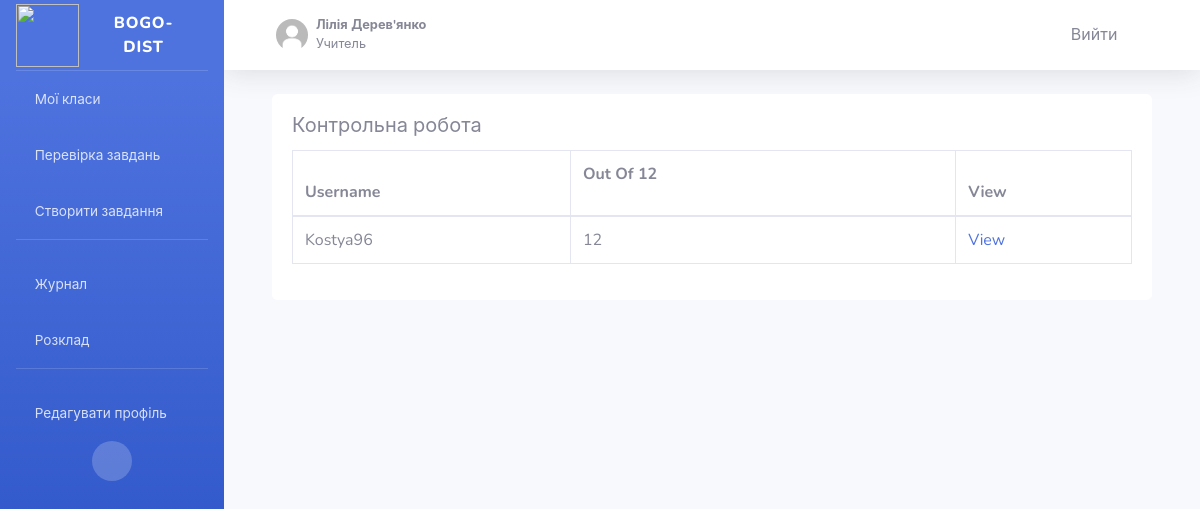
Page /assignments/5/view-grades/ (signed in) on the committed database.
### users/models.py (models this page shows, shortened)
class Profile(models.Model):
    user = models.OneToOneField(User, on_delete=models.CASCADE)
    image = models.ImageField(default='users/profile_pics/default.jpg', upload_to='users/profile_pics/')
    def is_teacher(self):
        return self.user.groups.filter(id=1).exists()

### posts/models.py (models this page shows, shortened)
class Assignment(models.Model):
    title = models.CharField(max_length=250)
    description = models.TextField()
    created_by = models.ForeignKey(User, on_delete=models.CASCADE)
    created_at = models.DateTimeField(default=timezone.now)
    topic = models.ForeignKey(Topic, on_delete=models.CASCADE)
    due_date = models.DateTimeField()
    marks = models.IntegerField(default=12)

class SubmittedAssignment(models.Model):
    assignment = models.ForeignKey(Assignment, on_delete = models.CASCADE)
    user = models.ForeignKey(User, on_delete=models.CASCADE)
    turned_in = models.BooleanField(default = False)
    grade = models.IntegerField(default=0)
    is_reviewed = models.BooleanField(default=False)

### assignments/views.py (the view)
# urls.py: path('<int:pk>/view-grades/', views.view_grades, name='view_grades'),
@login_required
def view_grades(request,pk):
    assignment = get_object_or_404(Assignment,pk=pk)
    submitted_assignments = assignment.submittedassignment_set.all()
    context = {
        'submitted_assignments':submitted_assignments,
        'assignment':assignment,
    }
    return render(request, 'assignments/view_grades.html', context)

### assignments/templates/assignments/view_grades.html (shortened to what this page needs)
{% extends 'base.html' %}
{% load static %}
{% load widget_tweaks %}
{% load crispy_forms_tags %}
{% block content %}
<div class="card  bg-white border-0">
    <div class="card-body">
        <h5 class="card-title">{{ assignment.title }}</h5>
        <div class="table-responsive">
        <table class="table table-bordered" id="dataTable" width="100%" cellspacing="0">
            <thead>
            <tr>
                <th>Username</th>
                <th>
                        Out Of {{ assignment.marks }}
                        <a class="btn btn-circle float-right" href="#" role="button" id="dropdownMenuLink" data-toggle="dropdown" aria-haspopup="true" aria-expanded="false">
                            <i class="fas fa-ellipsis-v fa-sm fa-fw text-dark"></i>
                        </a>
                </th>
                <th>
                    View
                </th>
            </tr>
            </thead>
            <tbody>
                {% for submitted_assignment in submitted_assignments %}
                <tr>
                    <td>{{ submitted_assignment.user.username }}</td>
                    <td>
                        {% if submitted_assignment.is_reviewed %}
                            {{ submitted_assignment.grade }}
                        {% else %}
                            Ungraded
                        {% endif %}
                        </td>
                    <td><a class="stretched-link" href="{% url 'assignments:grade' submitted_assignment.pk %}">View</a></td>
                </tr>
                {% endfor %}
            </tbody>
        </table>
        </div>
    </div>
</div>
{% endblock content %}

### core/templates/partials/_topbar.html (shortened to what this page needs)
<nav class="navbar navbar-expand navbar-light bg-white topbar mb-4 static-top shadow">
    <ul class="navbar-nav pl-4">
        <li class="nav-item dropdown no-arrow">
            <a class="nav-link dropdown-toggle" href="#" id="userDropdown" role="button" data-toggle="dropdown"
               aria-haspopup="true" aria-expanded="false">
                <img class="img-profile rounded-circle" src="{{ request.user.profile.image.url }}">
                <span class="ml-2 d-none d-lg-inline text-gray-600 small">
                    <b>{{ request.user.first_name }} {{ request.user.last_name }} </b>
                    <br>
                    {% if request.user.profile.is_teacher %} Учитель {% else %} Учень {% endif %}
                </span>
            </a>
        </li>
    </ul>
    <ul class="navbar-nav ml-auto pr-4">
        <a class="btn" href="#" data-toggle="modal" data-target="#logoutModal">
            Вийти
            <i class="fas fa-sign-out-alt fa-sm fa-fw mr-2 text-gray-400"></i>
        </a>
    </ul>
</nav>

### rows in the picture
Assignment: title "Контрольна робота", marks "12"
SubmittedAssignment: user.username "Kostya96", grade "12"

### other values in the picture
{{ request.user.first_name }} "Лілія"
{{ request.user.last_name }} "Дерев'янко"
